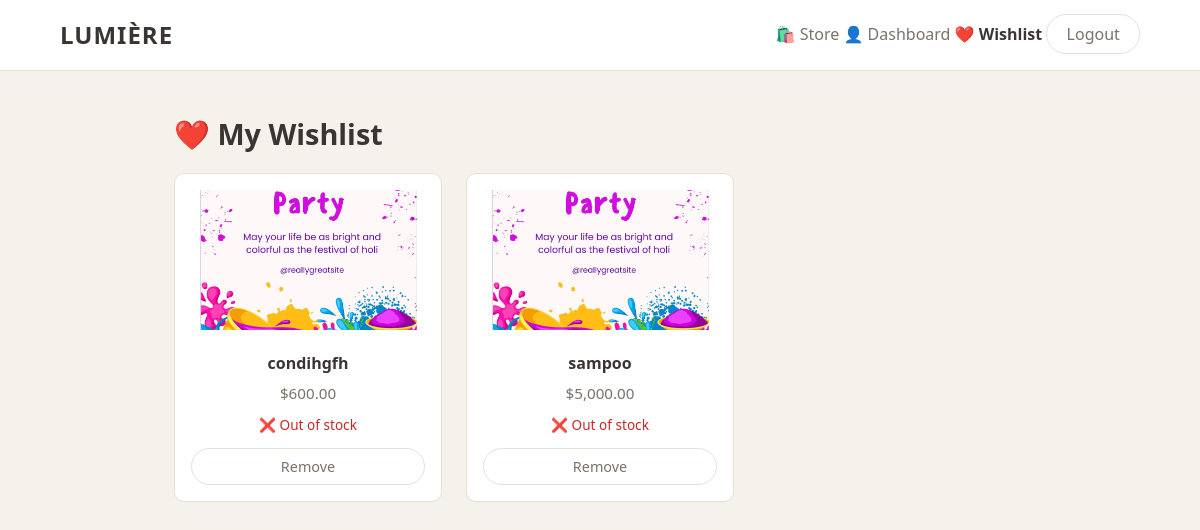
/user/wishlist.php (signed in), run on the app's committed database.
### tables this page shows
CREATE TABLE `wishlist` (
  `id` int(11) NOT NULL,
  `user_id` int(11) NOT NULL,
  `product_id` int(11) NOT NULL,
  `added_at` timestamp NOT NULL DEFAULT current_timestamp()
);

CREATE TABLE `products` (
  `id` int(11) NOT NULL,
  `name` varchar(200) NOT NULL,
  `category` enum('shampoo','conditioner','treatment','hair oil') DEFAULT 'shampoo',
  `hair_textures` longtext DEFAULT NULL CHECK (json_valid(`hair_textures`)),
  `scalp_types` longtext DEFAULT NULL CHECK (json_valid(`scalp_types`)),
  `hair_problems` longtext DEFAULT NULL CHECK (json_valid(`hair_problems`)),
  `description` text DEFAULT NULL,
  `price` decimal(10,2) NOT NULL,
  `stock_quantity` int(11) DEFAULT 0,
  `image_url` varchar(500) DEFAULT '',
  `created_at` timestamp NOT NULL DEFAULT current_timestamp()
);

### user/wishlist.php (the view, shortened to what this page needs)
<?php
require_once '../db.php';
$userId = $_SESSION['user_id'];
$stmt = $pdo->prepare("
    SELECT p.id, p.name, p.price, p.image_url, p.stock_quantity, w.added_at
    FROM wishlist w JOIN products p ON w.product_id = p.id
    WHERE w.user_id = ?
    ORDER BY w.added_at DESC
");
$stmt->execute([$userId]);
$wishlist = $stmt->fetchAll();
?>
<!DOCTYPE html>
<html lang="en">
<head>
</head>
<body>
    <header>
        <nav>
            <a href="../index.php" class="logo">LUMIÈRE</a>
            <div class="nav-links">
                <a href="../index.php">🛍️ Store</a>
                <a href="index.php">👤 Dashboard</a>
                <a href="wishlist.php" style="color:var(--txt); font-weight:600;">❤️ Wishlist</a>
                <a href="../logout.php" class="btn-outline">Logout</a>
            </div>
        </nav>
    </header>
    <main class="container">
        <h1>❤️ My Wishlist</h1>
        <?php if (empty($wishlist)): ?>
            <div class="empty">
                <h2>Your wishlist is empty</h2>
                <p>Products you can't add to cart will appear here.</p>
                <a href="../index.php" class="btn" style="margin-top:1rem; display:inline-block;">Browse Products</a>
            </div>
        <?php else: ?>
            <div class="grid">
                <?php foreach ($wishlist as $w): ?>
                    <div class="wish-card">
                        <img src="<?= htmlspecialchars($w['image_url']) ?: 'https://placehold.co/300x200/EAE3D9/7A726C?text=Product' ?>" alt="<?= htmlspecialchars($w['name']) ?>">
                        <h3><?= htmlspecialchars($w['name']) ?></h3>
                        <p class="price">$<?= number_format($w['price'], 2) ?></p>
                        <p class="stock <?= $w['stock_quantity'] > 0 ? 'in-stock' : 'out-stock' ?>">
                            <?= $w['stock_quantity'] > 0 ? "✅ $w[stock_quantity] in stock" : "❌ Out of stock" ?>
                        </p>
                        <div class="actions">
                            <form method="POST">
                                <button type="submit" name="wish_action" value="remove" class="btn-outline" style="width:100%; font-size:.9rem;">Remove</button>
                            </form>
                        </div>
                    </div>
                <?php endforeach; ?>
            </div>
        <?php endif; ?>
    </main>
</body>
</html>

### user/wishlist.php (style rules this page uses)
:root { --bg:#F5F1EB; --card:#FFF; --accent:#C8B9A5; --accent-h:#A89580; --txt:#3A3532; --mut:#7A726C; --bdr:#E6DFD6; --danger:#C62828; --success:#4A7C59; }
* { box-sizing:border-box; margin:0; padding:0; font-family:system-ui,-apple-system,sans-serif; }
body { background:var(--bg); color:var(--txt); line-height:1.6; }
header { background:var(--card); padding:1rem 5%; border-bottom:1px solid var(--bdr); }
nav { max-width:1200px; margin:0 auto; display:flex; justify-content:space-between; align-items:center; flex-wrap:wrap; gap:1rem; }
.logo { font-size:1.5rem; font-weight:700; letter-spacing:1px; color:var(--txt); text-decoration:none; }
.nav-links a { text-decoration:none; color:var(--mut); font-weight:500; transition:.2s; }
.btn-outline { background:transparent; border:1px solid var(--bdr); color:var(--mut); padding:.5rem 1.2rem; border-radius:50px; text-decoration:none; font-weight:500; }
.container { max-width:900px; margin:2.5rem auto; padding:0 1.5rem; }
h1 { font-size:1.8rem; margin-bottom:1rem; }
.grid { display:grid; grid-template-columns:repeat(auto-fill,minmax(240px,1fr)); gap:1.5rem; }
.wish-card { background:var(--card); border:1px solid var(--bdr); border-radius:10px; padding:1rem; text-align:center; transition:.2s; }
.wish-card img { width:100%; height:140px; object-fit:cover; border-radius:6px; background:#EAE3D9; margin-bottom:.8rem; }
.wish-card h3 { font-size:1rem; margin-bottom:.3rem; }
.wish-card .price { color:var(--mut); font-size:.95rem; margin-bottom:.5rem; }
.stock { font-size:.85rem; margin-bottom:.8rem; font-weight:500; }
.out-stock { color:var(--danger); }
.actions { display:flex; flex-direction:column; gap:.5rem; }

### data on the page
wishlist: product.image_url (picture), product.name "condihgfh", product.price "600.00"
wishlist: product.image_url (picture), product.name "sampoo", product.price "5,000.00"
